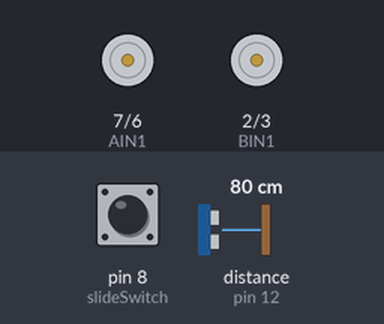
This sketch was run on a simulated Arduino Uno, built with avr-gcc and run on an emulated ATmega328P. Shown: motor-driver pin pairs drawn as motors (green arrow = first pin HIGH = forward, orange = second pin HIGH = backward, longer = more drive, scaled by the enable pin). Wiring (inferred from the names in the program): ultrasonic range finder: trigger pin 11; echo pin 12. The test bench sets the inputs (shaded band); at power-on: pin 8 (slideSwitch) HIGH, distance to the obstacle (sensor on pin 12) 80 cm. The echo pulse lasts 58.3 µs per cm; what the sketch prints to the serial monitor is not drawn.

Above: at 1.2 s.
1.3 s: pin 8 (slideSwitch) pulled LOW for 0.15 s
At 1.42 s:
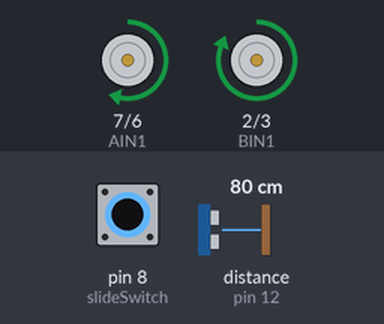
3.0 s: pin 8 (slideSwitch) pulled LOW for 3.2 s
At 7.1 s:
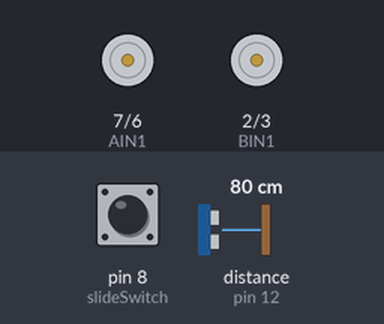
Timing chart, 0 to 8.6 s (numbered marks = the images above; inputs shaded):
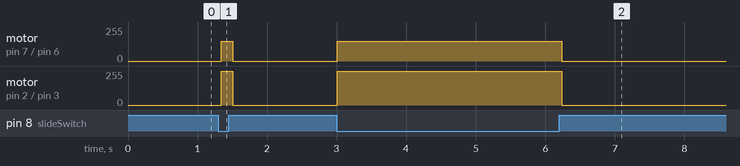

Measured:
- after the input at 1.3 s, motor on pin 7 (AIN1) / pin 6 (AIN2): stopped → forward 150/255 at once, → stopped 0.17 s later; motor on pin 2 (BIN1) / pin 3 (BIN2): stopped → forward 255/255 at once, → stopped 0.17 s later
- after the input at 3.0 s, motor on pin 7 (AIN1) / pin 6 (AIN2): stopped → forward 150/255 at once, → stopped 3.2 s later; motor on pin 2 (BIN1) / pin 3 (BIN2): stopped → forward 255/255 at once, → stopped 3.2 s later

The sketch:

crash_stop.ino
```cpp
const int trig = 11;
const int echo = 12;
int slideSwitch = 8;
float distance = 0;

const int AIN1 = 7;
const int AIN2 = 6;
const int PWMA = 5;

const int BIN1 = 2;
const int BIN2 = 3;
const int PWMB = 4;

int motorSpeed = 0;

void setup() {
  // put your setup code here, to run once:
  pinMode(slideSwitch, INPUT_PULLUP);

  pinMode(trig, OUTPUT);
  pinMode(echo, INPUT);

  pinMode(AIN1, OUTPUT);
  pinMode(AIN2, OUTPUT);
  pinMode(PWMA, OUTPUT);
  pinMode(BIN1, OUTPUT);
  pinMode(BIN2, OUTPUT);
  pinMode(PWMB, OUTPUT);
  Serial.begin(9600);
}

void loop() {
  // put your main code here, to run repeatedly:
  int switchOn = digitalRead(slideSwitch);
  distance = getDistance();
  Serial.println(distance);
  if(switchOn == LOW){
    if(distance < 15){
      rightMotor(0);
      leftMotor(0);
      delay(500);
      rightMotor(-150);
      leftMotor(-150);
      delay(300);
      rightMotor(-150);
      leftMotor(150);
      delay(200);
      rightMotor(0);
      leftMotor(0);
      delay(500);
    }
    else{
      leftMotor(128);
      rightMotor(150);
    }
  }
  else{
    rightMotor(0);
    leftMotor(0);
  }
  delay(50);
}
float getDistance(){
  digitalWrite(trig, HIGH);
  delayMicroseconds(10);
  digitalWrite(trig, LOW);
  float echoTime = pulseIn(echo, HIGH);
  float calculateDistance = echoTime/148.0;
  return calculateDistance;
}

void leftMotor(int motorSpeed){
  if(motorSpeed > 0){
    digitalWrite(BIN1, HIGH);
    digitalWrite(BIN2, LOW);
  }
  else if(motorSpeed < 0){
    digitalWrite(BIN1, LOW);
    digitalWrite(BIN2, HIGH);
  }
  else{
    digitalWrite(BIN1, LOW);
    digitalWrite(BIN2, LOW);
  }
  analogWrite(PWMB, abs(motorSpeed));
}

void rightMotor(int motorSpeed){
  if(motorSpeed > 0){
    digitalWrite(AIN1, HIGH);
    digitalWrite(AIN2, LOW);
  }
  else if(motorSpeed < 0){
    digitalWrite(AIN1, LOW);
    digitalWrite(AIN2, HIGH);
  }
  else{
    digitalWrite(AIN1, LOW);
    digitalWrite(AIN2, LOW);
  }
  analogWrite(PWMA, abs(motorSpeed));
}
```
